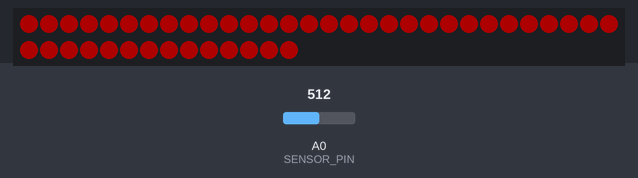
A sketch run on a simulated Arduino Uno, built with avr-gcc and run on an emulated ATmega328P. On the bench: 44 RGB LEDs in strip order, left to right, continuing on the next row. The inputs (shaded band) are chosen by the test bench; at power-on: A0 (SENSOR_PIN) = 512. Dim RGB values are drawn brighter than linear; what the sketch prints to the serial monitor is not drawn.

Above: at 0.1 s.
At 2.21 s:
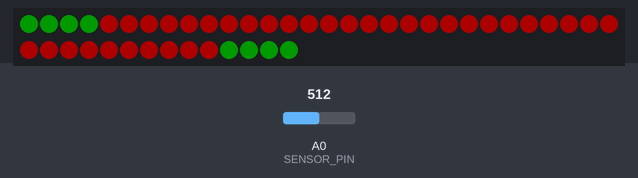
At 2.84 s:
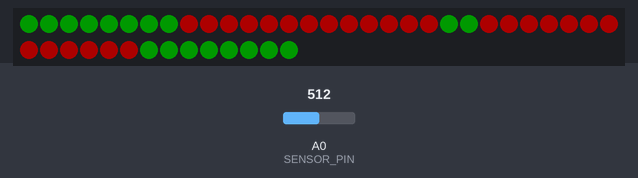
At 3.46 s:
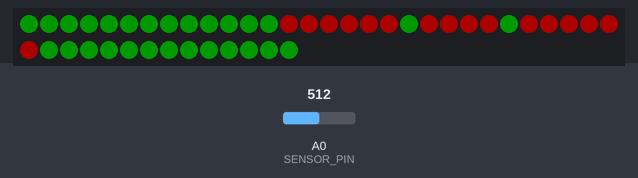
At 3.92 s:
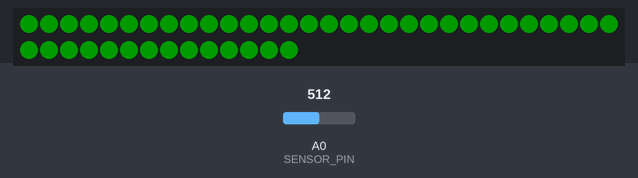

The sketch:

Metal_detector.ino
```cpp
#include <TimeLib.h>
#include <FastLED.h>


// CONSTANTS //
#define TIMER 500
#define NUM_LEDS_CAR 44
#define CAR_PIN 10
#define BRIGHTNESS 50
#define SENSOR_PIN A0
#define OUPTUT_PIN 2

// VARIABLES //

// LEDs
CRGB car_leds[NUM_LEDS_CAR];

// Other
bool start = true;
long t_high;
float val;
long current_time;
bool state = false;

float color;

void setup() {
  Serial.begin(9600);
  FastLED.addLeds<WS2812B, CAR_PIN, GRB>(car_leds, NUM_LEDS_CAR);
  FastLED.clear();
  FastLED.setBrightness(BRIGHTNESS);
}

void loop() {

  //Detect spikes
  val = analogRead(SENSOR_PIN);
  current_time = millis();
  if (val > 50) {
    state = true;
    t_high = millis();
  } else if (state && val < 50 && current_time - t_high > TIMER) {
    state = false;
  }


  //Indicator : LED animation + digitalWrite
  if (state) {
    digitalWrite(OUPTUT_PIN, state);
    LED_indicator();
  } else {
    fill_solid(car_leds, NUM_LEDS_CAR, CRGB::Green);
    FastLED.show();
  }

  if (start) {
    start = false;
    Serial.println("Starting UP");
    startup_animation();
    delay(100);
  }
}


void startup_animation() {
  fill_solid(car_leds, NUM_LEDS_CAR, CRGB::Red);
  FastLED.show();
  delay(1000);
  int timer = 10;
  for (int i = 0; i < int(NUM_LEDS_CAR / 2); i++) {
    for (int j = int(NUM_LEDS_CAR / 2); j >= i; j--) {
      car_leds[j] = CRGB::Green;
      car_leds[NUM_LEDS_CAR - j - 1] = CRGB::Green;
      FastLED.show();
      car_leds[j] = CRGB::Red;
      car_leds[NUM_LEDS_CAR - j - 1] = CRGB::Red;
      delay(timer);
    }
    fill_solid(car_leds, i + 1, CRGB::Green);
    fill_solid(car_leds + NUM_LEDS_CAR - i - 1, i + 1, CRGB::Green);
    FastLED.show();
    delay(5 * timer);
    if (timer > 5) {
      timer--;
    }
  }
}


//Animation for the LED strip
void LED_indicator() {
  fill_solid(car_leds, NUM_LEDS_CAR, CRGB::Red);
  FastLED.show();
}
```
